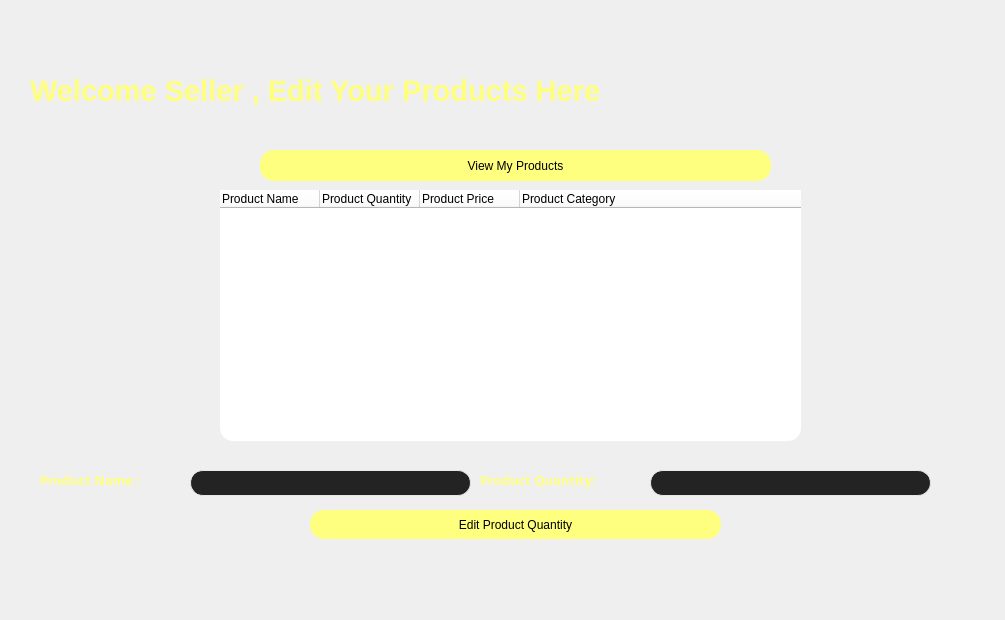
<?xml version="1.0" encoding="UTF-8"?>
<ui version="4.0">
 <class>SellerEdit</class>
 <widget class="QDialog" name="SellerEdit">
  <property name="geometry">
   <rect>
    <x>0</x>
    <y>0</y>
    <width>1005</width>
    <height>620</height>
   </rect>
  </property>
  <property name="windowTitle">
   <string>Dialog</string>
  </property>
  <property name="styleSheet">
   <string notr="true"/>
  </property>
  <widget class="QPushButton" name="pushButton">
   <property name="geometry">
    <rect>
     <x>260</x>
     <y>150</y>
     <width>511</width>
     <height>31</height>
    </rect>
   </property>
   <property name="styleSheet">
    <string notr="true">background-color: rgb(255, 255, 127);
color: rgb(0, 0, 0);
border-radius:13.5px;
height: 30px;</string>
   </property>
   <property name="text">
    <string>View My Products</string>
   </property>
  </widget>
  <widget class="QTreeWidget" name="treeWidget">
   <property name="geometry">
    <rect>
     <x>220</x>
     <y>190</y>
     <width>581</width>
     <height>251</height>
    </rect>
   </property>
   <property name="styleSheet">
    <string notr="true">border-radius: 13px;
background-color: rgb(255, 255, 255);</string>
   </property>
   <column>
    <property name="text">
     <string>Product Name</string>
    </property>
   </column>
   <column>
    <property name="text">
     <string>Product Quantity</string>
    </property>
   </column>
   <column>
    <property name="text">
     <string>Product Price</string>
    </property>
   </column>
   <column>
    <property name="text">
     <string>Product Category</string>
    </property>
   </column>
  </widget>
  <widget class="QLineEdit" name="lineEdit">
   <property name="geometry">
    <rect>
     <x>190</x>
     <y>470</y>
     <width>281</width>
     <height>26</height>
    </rect>
   </property>
   <property name="styleSheet">
    <string notr="true">border: 1px solid #e7e7e7;
    border-radius: 13px;
    background-color: #232323;
    color: white;</string>
   </property>
   <property name="text">
    <string/>
   </property>
  </widget>
  <widget class="QLineEdit" name="lineEdit_2">
   <property name="geometry">
    <rect>
     <x>650</x>
     <y>470</y>
     <width>281</width>
     <height>26</height>
    </rect>
   </property>
   <property name="styleSheet">
    <string notr="true">border: 1px solid #e7e7e7;
    border-radius: 13px;
    background-color: #232323;
    color: white;</string>
   </property>
   <property name="text">
    <string/>
   </property>
  </widget>
  <widget class="QLabel" name="label">
   <property name="geometry">
    <rect>
     <x>40</x>
     <y>470</y>
     <width>161</width>
     <height>20</height>
    </rect>
   </property>
   <property name="font">
    <font>
     <family>Lobster</family>
     <pointsize>10</pointsize>
     <bold>true</bold>
    </font>
   </property>
   <property name="styleSheet">
    <string notr="true">font-family: 'Lobster', cursive;
color: rgb(255, 255, 127);
font-weight: 900;</string>
   </property>
   <property name="text">
    <string>Product Name :</string>
   </property>
  </widget>
  <widget class="QLabel" name="label_2">
   <property name="geometry">
    <rect>
     <x>480</x>
     <y>470</y>
     <width>161</width>
     <height>20</height>
    </rect>
   </property>
   <property name="font">
    <font>
     <family>Lobster</family>
     <pointsize>10</pointsize>
     <bold>true</bold>
    </font>
   </property>
   <property name="styleSheet">
    <string notr="true">font-family: 'Lobster', cursive;
color: rgb(255, 255, 127);
font-weight: 900;</string>
   </property>
   <property name="text">
    <string>Product Quantity:</string>
   </property>
  </widget>
  <widget class="QPushButton" name="pushButton_2">
   <property name="geometry">
    <rect>
     <x>310</x>
     <y>510</y>
     <width>411</width>
     <height>29</height>
    </rect>
   </property>
   <property name="styleSheet">
    <string notr="true">background-color: rgb(255, 255, 127);
color: rgb(0, 0, 0);
border-radius:13.5px;
height: 30px;</string>
   </property>
   <property name="text">
    <string>Edit Product Quantity</string>
   </property>
  </widget>
  <widget class="QLabel" name="label_3">
   <property name="geometry">
    <rect>
     <x>30</x>
     <y>70</y>
     <width>931</width>
     <height>41</height>
    </rect>
   </property>
   <property name="styleSheet">
    <string notr="true">font: 22pt;
font: 22pt &quot;Snap ITC&quot;;
color: rgb(255, 255, 127);
font-weight: 900;
text-align: center;</string>
   </property>
   <property name="text">
    <string>Welcome Seller , Edit Your Products Here</string>
   </property>
  </widget>
 </widget>
 <resources/>
 <connections/>
</ui>
